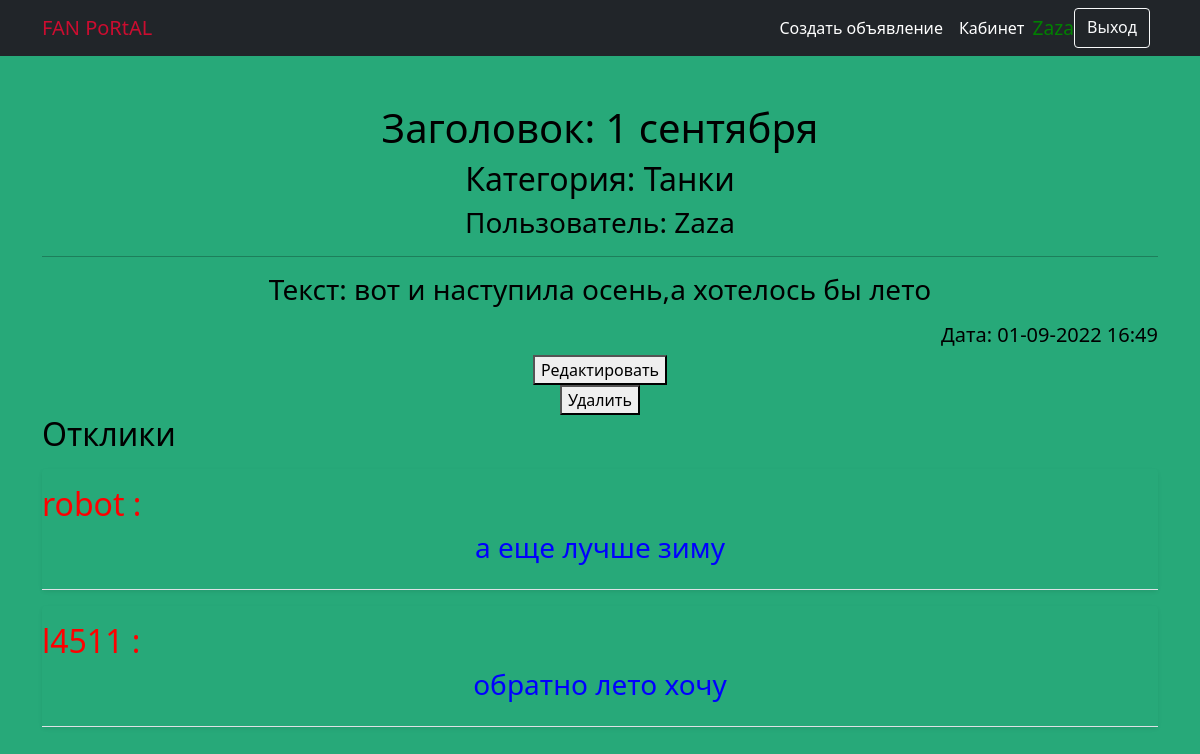
Screenshot of /25/ (signed in) with the database file from the repository.
### board/models.py (models this page shows, shortened)
class Notice(models.Model):
    notice_header = models.CharField(max_length=255)
    notice_text = models.TextField()
    notice_video = models.TextField(null=True, blank=True)
    notice_category = models.ForeignKey(Category, on_delete=models.CASCADE, verbose_name='Категория объявления')
    notice_time_create = models.DateTimeField(auto_now_add=True)
    notice_user = models.ForeignKey(User, on_delete=models.CASCADE, related_name='notice_user')
    notice_image = models.ImageField(upload_to='images/', null=True, blank=True)

class Category(models.Model):
    category = models.CharField(max_length=255, unique=True)
    def __str__(self):
        return f'{self.category}'

class Answer(models.Model):
    answer_post = models.ForeignKey(Notice, on_delete=models.CASCADE, related_name='answer')
    answer_user = models.ForeignKey(User, on_delete=models.CASCADE)
    answer_text = models.CharField(max_length=255,  verbose_name='Текст ответа')
    answer_time_create = models.DateTimeField(auto_now_add=True)
    answer_confirm = models.BooleanField(default=False, verbose_name='Комментарий принят')
    class Meta:
        unique_together = ('answer_post', 'answer_user')
    def is_accept(self):
        return self.answer_confirm

### board/views.py (the view, shortened to what this page needs)
# urls.py: path('<int:pk>/', NoticeDetailView.as_view(), name='notice_detail'),
class NoticeDetailView(FormMixin, DetailView):
    model = Notice
    template_name = 'notice_detail.html'
    context_object_name = 'notice'
    form_class = AnswerForm
    queryset = Notice.objects.all()

### templates/notice_detail.html (shortened to what this page needs)
{% extends 'flatpages/default.html' %}
{% block content %}
<h1>Заголовок: {{ notice.notice_header }}</h1>
<h2>Категория: {{ notice.notice_category }}</h2>
<h3>Пользователь: {{ notice.notice_user }}</h3>
<hr>
<h3>Текст: {{ notice.notice_text}} </h3>
<h5 style="text-align: right;">Дата: {{ notice.notice_time_create|date:'d-m-Y H:i' }} </h5>
{% if user == notice.notice_user %}
 <form action="{% url 'notice_update' notice.id %}">
   <button>Редактировать</button></form>
<form action="{% url 'notice_delete' notice.id %}">
    <button>Удалить</button>
</form>
{% endif %}
<h2 style="text-align: left;">Отклики</h2>
{% for answer in notice.answer.all %}
{% if answer.is_accept %}
<div class="my-3   rounded shadow-sm" style="color:blue;">
    <div class="d-flex text-muted pt-3">
        <div class="pb-3 mb-0 small lh-sm border-bottom w-100">
            <div class="d-flex justify-content-between">
                <strong class="text-yellow-dark" style="color:red;"><h2>{{ answer.answer_user }} :</h2></strong>
            </div>
            <span class="d-block"><h3 style="text-align: center; color:blue;">{{ answer.answer_text }}</h3></span>
        </div>
    </div>
</div>
{% endif %}
{% endfor %}
{% endblock content %}

### templates/flatpages/default.html (shortened to what this page needs)
<!DOCTYPE html>
<html lang="en">
    <head>
        {% load static %}
        <link href="{% static 'css/styles.css' %}" rel="stylesheet" />
    </head>
    <body>
        <nav class="navbar navbar-expand-lg navbar-dark bg-dark">
            <div class="container">
                <a class="navbar-brand" href="/notice" style=”color:red;”>FAN PoRtAL</a>
                <div class="collapse navbar-collapse" id="navbarSupportedContent">
                    <ul class="navbar-nav ms-auto mb-2 mb-lg-0">
                        <li class="nav-item"><a class="nav-link active" aria-current="page" href="/notice/create">Создать объявление</a></li>
                        <li class="nav-item"><a class="nav-link active" aria-current="page" href="/notice/account">Кабинет</a></li>
                        {% if not request.user.is_authenticated %}
                        <a href="{% url 'login' %}" class="btn btn-outline-light me-2" role="button">Вход</a>
                        <a href="{% url 'register' %}" class="btn btn-warning" role="button">Регистрация</a>
                        {% else %}
                        <span class="usernamenav" style="color:green; margin-top: 6px; font-size:1.2rem">{{ user.username }}</span>
                        <a href="{% url 'logout' %}" class="btn btn-outline-light me-2" role="button">Выход</a>
                        {% endif %}
                    </ul>
                </div>
            </div>
        </nav>
        <div class="container">
            <div class="text-center mt-5">
                {% block content %}{% endblock content %}
            </div>
        </div>
    </body>
</html>

### templates/flatpages/default.html (style rules this page uses)
body { background-color:#27a979; }

### rows the page displays
Notice: notice_header "1 сентября", notice_category "Танки", notice_user "Zaza", notice_text "вот и наступила осень,а хотелось бы лето", notice_time_create "01-09-2022 16:49"
Answer: answer_user "robot", answer_text "а еще лучше зиму"
Answer: answer_user "l4511", answer_text "обратно лето хочу"

### other values shown
{{ user.username }} "Zaza"
